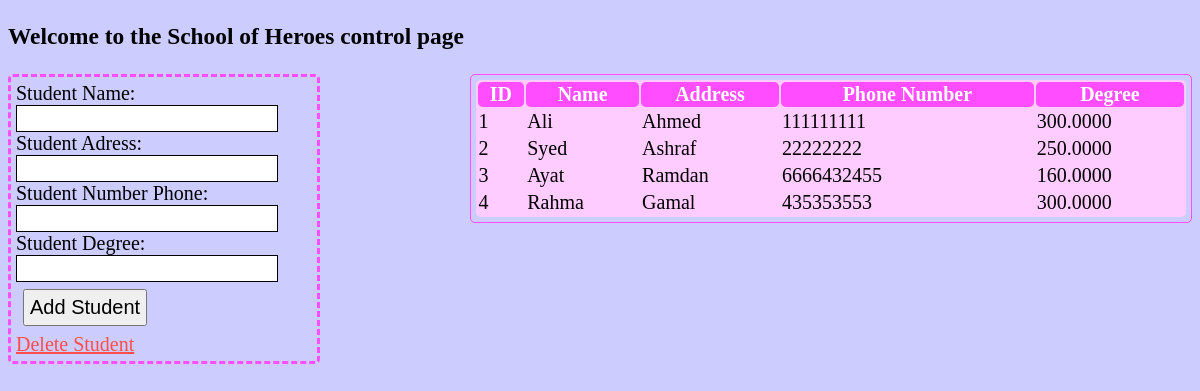
The page / on the database its author committed.
### tables this page shows
CREATE TABLE `student` (
  `id` int(11) NOT NULL,
  `name` varchar(20) NOT NULL,
  `address` varchar(50) NOT NULL,
  `number` varchar(15) NOT NULL,
  `degree` decimal(7,4) NOT NULL
);

### index.php (the view, shortened to what this page needs)
<!DOCTYPE html>
<html lang="en">
<head>
    <link rel="stylesheet" href="style.css">
</head>
<body>
    <?php
    require_once 'connection.php';
    ?>
    <div id="mainDiv">
        <h3>Welcome to the School of Heroes control page</h3>
        <form method="POST">
            <aside>
                <div id="aside">
                    <label for="sname">Student Name:</label>
                    <br>
                    <input type="text" id="sname" name="sname">
                    <br>
                    <label for="sadd">Student Adress:</label>
                    <br>
                    <input type="text" id="sadd" name="sadd">
                    <br>
                    <label for="snum">Student Number Phone:</label>
                    <br>
                    <input type="text" id="snum" name="snum">
                    <br>
                    <label for="snum">Student Degree:</label>
                    <br>
                    <input type="text" id="sdeg" name="sdeg">
                    <br>
                    <button name="add">Add Student</button>
                    <br>
                    <a href="delete.php" name="dellink">Delete Student</a>
                </div>
            </aside>
            <main>
                <table width = 100%>
                    <tr>
                        <th>ID</th>
                        <th>Name</th>
                        <th>Address</th>
                        <th>Phone Number</th>
                        <th>Degree</th>
                    </tr>
                        <?php
                        $sql = "SELECT * FROM student";
                        $stmt = $con->prepare($sql);
                        $stmt->execute();
                        $std = $stmt->fetchAll(PDO::FETCH_ASSOC);
                        if($std){
                            foreach($std as $s){
                                echo '<tr><td>' . $s['id'];
                                echo '</td><td>' . $s['name'];
                                echo '</td><td>' . $s['address'];
                                echo '</td><td>' . $s['number'];
                                echo '</td><td>' . $s['degree'] . '</td></tr>';
                            }
                        }
                        ?>
                </table>
            </main>
        </form>
    </div>
</body>
</html>

### style.css (style rules this page uses)
body { background-color: #ccccff; }
#mainDiv { width: 100%; font-size: 20px; }
input { padding: 5px; border: 1px solid black; width: 250px; }
aside { float: left; border: 3px dashed #ff4dff; padding: 5px; width: 25%; border-radius: 5px; }
main { float: right; border: 1px solid #ff4dff; padding: 5px; font-size: 20px; width: 60%; border-radius: 5px; }
aside button { padding: 5px; margin: 7px; font-size: 20px; text-align: center; }
table, th, tr { background-color: #ffccff; border-radius: 5px; }
th { background-color: #ff4dff; color:white; }
a { color: #ff4d4d; font-size: 20px; }

### rows shown on the page
student: id "1", name "Ali", address "Ahmed", number "111111111", degree "300.0000"
student: id "2", name "Syed", address "Ashraf", number "22222222", degree "250.0000"
student: id "3", name "Ayat", address "Ramdan", number "6666432455", degree "160.0000"
student: id "4", name "Rahma", address "Gamal", number "435353553", degree "300.0000"
